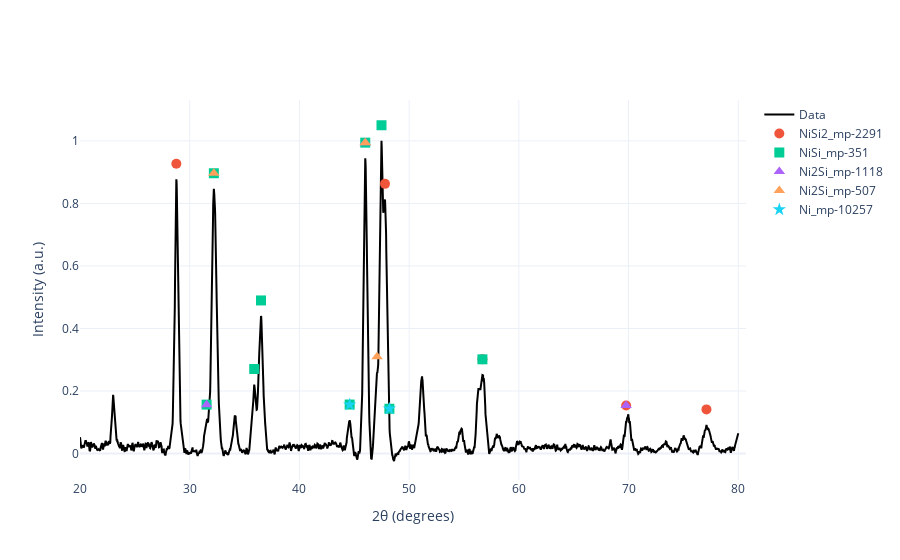

Here is the notebook cell this chart was saved with:
### Markdown cell above
|Phase|material_id|shape|  |   |   |   |   |   |  |  |  |  |  |
|---|---|---|---|---|---|---|---|---|---|---|---|---|---|
|$NiSi_2$|mp-2291   | Cubic | 28.68  |  47.72 | 56.63  | 69.78  | 77.12 |  |  |  |  |  |  |
|$NiSi$|mp-1095177  | Cubic | 27.77  |  34.46 | 40.00  | 44.97  | 49.54 | 61.74 | 65.48 | 69.12 | 76.15 | 79.58 |  |
|$NiSi$|mp-351      | Ortho | 31.33 | 34.87 | 35.97 | 44.53 | 46.01 | 47.57 | 52.35 | 56 | 76.29 | 79.6 |  |
|$Ni_2Si$|mp-1118   | Ortho | 27.25 | 32.85 | 39.87 | 42.83 | 44.12 | 45.94 | 49.25 | 54.07 | 68.86 | 76.14 | 78.78 |
|$Ni_2Si$|mp-507    | hex   | 32.28 | 45.72 | 46.88 | 67.57 | 77.62 |  |  |  |  |  |  |
|$Ni$   |mp-23      | Cubic | 45.15 | 52.63 | 77.65 |  |  |  |  |  |  |  |  |
|$Ni$   |mp-10257   | hex   | 42.61 | 44.45 | 48.36 | 63.27 | 77.99 |  |  |  |  |  |  |

### Code cell
# Your experimental peaks found via find_peaks
exp_peaks = data['Angle'].iloc[peaks].values 

tolerance = 0.3  # Degrees 2-theta
results = {}

for ref in reference_phases:
    matched_angles = []
    for p_ref in ref['peaks']:
        # Find if any experimental peak is within the tolerance of the reference peak
        diff = np.abs(exp_peaks - p_ref)
        if np.any(diff <= tolerance):
            # Get the actual experimental angle that matched
            best_match = exp_peaks[np.argmin(diff)]
            matched_angles.append(best_match)
    
    results[f"{ref['phase']}_{ref['id']}"] = matched_angles

print(results)

fig = go.Figure()

# Plot the raw data
fig.add_trace(go.Scatter(x=data['Angle'], y=data['intensity_norm'], name='Data', line=dict(color='black')))

# Define marker styles
styles = {'NiSi2': 'circle', 'NiSi': 'square', 'Ni2Si': 'triangle-up', 'Ni': 'star'}

for label, matched_peaks in results.items():
    if not matched_peaks: continue
    
    phase_name = label.split('_')[0]
    
    # Filter intensities for these specific matched peaks
    # We find the index in the original 'data' where the angle matches our matched_peaks
    y_vals = data.set_index('Angle').loc[matched_peaks]['intensity_norm']
    
    fig.add_trace(go.Scatter(
        x=matched_peaks,
        y=y_vals + 0.05, # Offset for visibility
        mode='markers',
        marker=dict(symbol=styles.get(phase_name, 'cross'), size=10),
        name=label
    ))

fig.update_layout(
    xaxis_title="2θ (degrees)",
    yaxis_title="Intensity (a.u.)",
    template="plotly_white",
    hovermode="x unified"
)

# fig.write_html(f'../Images/XRD/{name}.html')
fig.show()

### Figure 1 — Plotly figure (JSON) as saved in the notebook; plotly's stock layout.template omitted (floating-point values rounded to 4 significant figures; data arrays with more than 128 entries replaced by an {"elided": "..."} marker saying what was removed)
{"data": [{"line": {"color": "black"}, "name": "Data", "type": "scatter", "x": {"elided": "3001 float values"}, "y": {"elided": "3001 float values"}}, {"marker": {"size": 10, "symbol": "circle"}, "mode": "markers", "name": "NiSi2_mp-2291", "type": "scatter", "x": [28.78, 47.8, 56.68, 69.78, 77.1], "y": [0.927, 0.8626, 0.3014, 0.1535, 0.1413]}, {"marker": {"size": 10, "symbol": "square"}, "mode": "markers", "name": "NiSi_mp-351", "type": "scatter", "x": [31.54, 32.2, 35.88, 36.5, 44.58, 46, 47.48, 48.2, 56.68], "y": [0.1565, 0.8965, 0.2705, 0.4897, 0.1568, 0.9944, 1.05, 0.1434, 0.3014]}, {"marker": {"size": 10, "symbol": "triangle-up"}, "mode": "markers", "name": "Ni2Si_mp-1118", "type": "scatter", "x": [31.54, 46, 69.78], "y": [0.1565, 0.9944, 0.1535]}, {"marker": {"size": 10, "symbol": "triangle-up"}, "mode": "markers", "name": "Ni2Si_mp-507", "type": "scatter", "x": [32.2, 46, 47.08], "y": [0.8965, 0.9944, 0.3093]}, {"marker": {"size": 10, "symbol": "star"}, "mode": "markers", "name": "Ni_mp-10257", "type": "scatter", "x": [44.58, 48.2], "y": [0.1568, 0.1434]}], "layout": {"hovermode": "x unified", "xaxis": {"title": {"text": "2θ (degrees)"}}, "yaxis": {"title": {"text": "Intensity (a.u.)"}}}}
